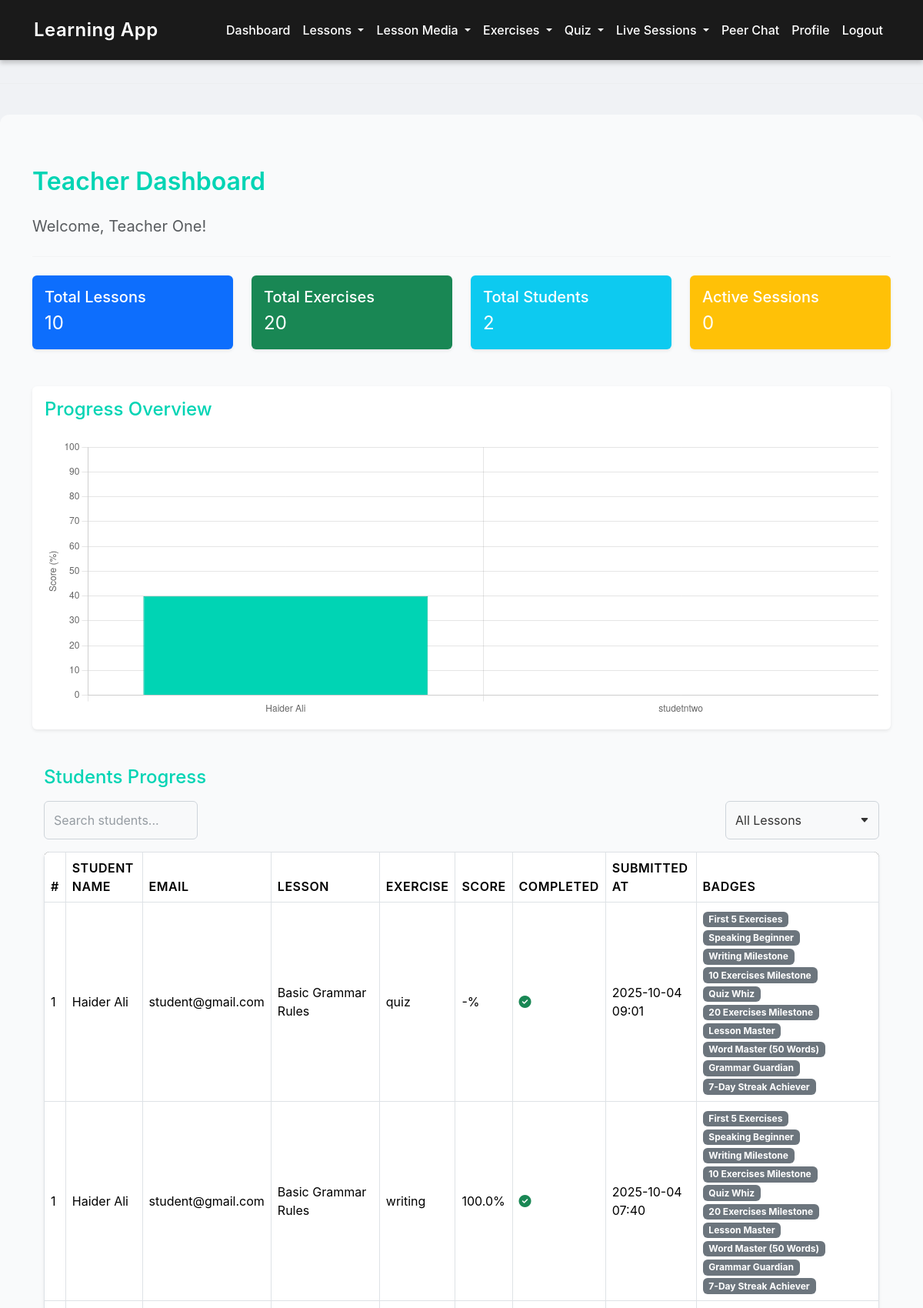
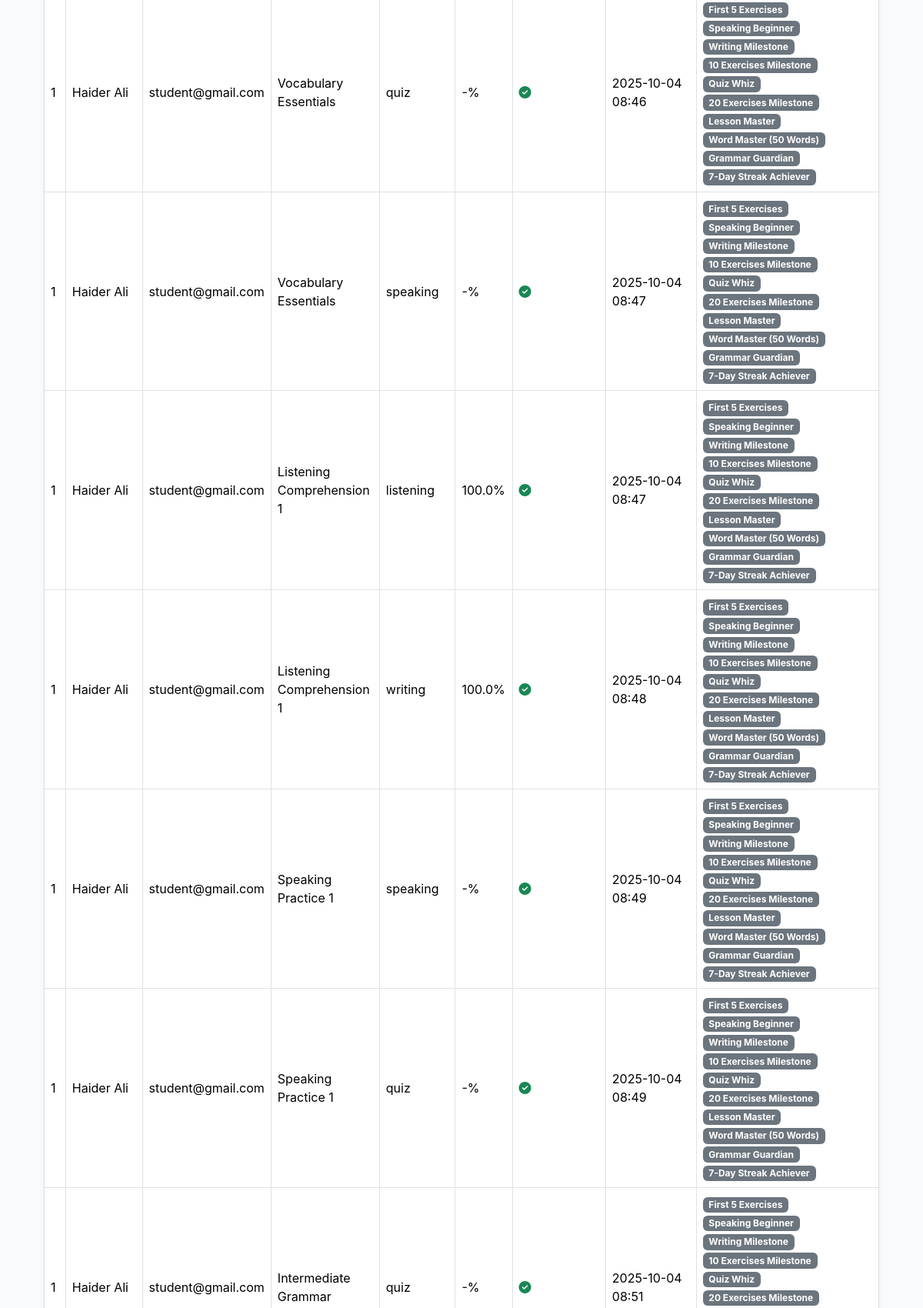
The page /teacher/dashboard/ (signed in, upper part) on the database its author committed (2 pictures, top to bottom).
### myapp/models.py (models this page shows, shortened)
class StudentProgress(models.Model):
    student = models.ForeignKey(UserRegister, on_delete=models.CASCADE, related_name='progress')
    lesson = models.ForeignKey(Lesson, on_delete=models.CASCADE, related_name='student_progress')
    exercise = models.ForeignKey(Exercise, on_delete=models.CASCADE, null=True, blank=True)
    score = models.FloatField(null=True, blank=True)
    completed = models.BooleanField(default=False)
    completed_at = models.DateTimeField(null=True, blank=True)
    class Meta:
        unique_together = ('student', 'lesson', 'exercise')

class UserRegister(models.Model):
    ROLE_CHOICES = [
        ('teacher', 'Teacher'),
        ('student', 'Student'),
    ]
    GENDER_CHOICES = [
        ('male', 'Male'),
        ('female', 'Female'),
        ('other', 'Other'),
    ]
    STATUS_CHOICES = [
        ('active', 'Active'),
        ('inactive', 'Inactive'),
    ]
    full_name = models.CharField(max_length=100)
    email = models.EmailField(unique=True)
    password = models.CharField(max_length=255)  # store hashed password
    role = models.CharField(max_length=10, choices=ROLE_CHOICES)
    gender = models.CharField(max_length=10, choices=GENDER_CHOICES, null=True, blank=True)
    dob = models.DateField(null=True, blank=True)
    profile_picture = models.ImageField(upload_to='profiles/', null=True, blank=True)
    phone = models.CharField(max_length=20, null=True, blank=True)
    bio = models.TextField(null=True, blank=True)
    country = models.CharField(max_length=100, null=True, blank=True)
    city = models.CharField(max_length=100, null=True, blank=True)
    status = models.CharField(max_length=10, choices=STATUS_CHOICES, default='active')
    created_at = models.DateTimeField(auto_now_add=True)
    updated_at = models.DateTimeField(auto_now=True)

class Lesson(models.Model):
    SKILL_LEVELS = [
        ('beginner', 'Beginner'),
        ('intermediate', 'Intermediate'),
        ('advanced', 'Advanced'),
    ]
    CATEGORIES = [
        ('grammar', 'Grammar'),
        ('vocabulary', 'Vocabulary'),
        ('listening', 'Listening'),
        ('speaking', 'Speaking'),
    ]
    title = models.CharField(max_length=150)
    description = models.TextField()
    skill_level = models.CharField(max_length=20, choices=SKILL_LEVELS)
    category = models.CharField(max_length=20, choices=CATEGORIES)
    created_by = models.ForeignKey(
        UserRegister,
        on_delete=models.CASCADE,
        limit_choices_to={'role': 'teacher'}
    )
    created_at = models.DateTimeField(auto_now_add=True)

class Exercise(models.Model):
    TYPES = [
        ('quiz', 'Quiz'),
        ('speaking', 'Speaking'),
        ('writing', 'Writing'),
        ('listening', 'Listening'),
    ]
    lesson = models.ForeignKey(Lesson, on_delete=models.CASCADE, related_name="exercises")
    type = models.CharField(max_length=20, choices=TYPES)
    instructions = models.TextField()

class StudentBadge(models.Model):
    student = models.ForeignKey(UserRegister, on_delete=models.CASCADE, limit_choices_to={'role': 'student'})
    badge = models.ForeignKey(Badge, on_delete=models.CASCADE)
    earned_at = models.DateTimeField(auto_now_add=True)
    class Meta:
        unique_together = ('student', 'badge')

class Badge(models.Model):
    name = models.CharField(max_length=100)
    description = models.TextField()
    icon = models.ImageField(upload_to='badges/', null=True, blank=True)
    points_required = models.PositiveIntegerField(default=0)
    milestone_name = models.CharField(max_length=150, null=True, blank=True,
                                      help_text="Optional milestone achievement name")

### myapp/views.py (the view)
# urls.py: path('teacher/dashboard/', views.teacher_dashboard, name='teacher_dashboard'),
def teacher_dashboard(request):
    if request.session.get('user_role') != 'teacher':
        messages.error(request, "Unauthorized access")
        return redirect('login')
    teacher_id = request.session.get('user_id')
    teacher_name = request.session.get('user_name')
    total_lessons = Lesson.objects.filter(created_by_id=teacher_id).count()
    total_exercises = Exercise.objects.filter(lesson__created_by_id=teacher_id).count()
    total_students = UserRegister.objects.filter(role='student').count()
    active_sessions = LiveSession.objects.filter(tutor_id=teacher_id, status='ongoing').count()
    students = UserRegister.objects.filter(role='student')
    student_data = []
    for student in students:
        progress = StudentProgress.objects.filter(student=student, lesson__created_by_id=teacher_id)
        total_score = 0
        count = 0
        for prog in progress:
            if prog.score is not None:
                total_score += prog.score
                count += 1
        avg_score = total_score / count if count > 0 else 0
        student_data.append({
            'student': student,
            'progress': progress,
            'avg_score': round(avg_score, 2),  # Round to 2 decimal places
        })
    recent_submissions = WritingSubmission.objects.filter(exercise__lesson__created_by_id=teacher_id).order_by('-submitted_at')[:5]
    lessons = Lesson.objects.filter(created_by_id=teacher_id)
    context = {
        'full_name': teacher_name,
        'total_lessons': total_lessons,
        'total_exercises': total_exercises,
        'total_students': total_students,
        'active_sessions': active_sessions,
        'student_data': student_data,
        'recent_submissions': recent_submissions,
        'lessons': lessons,
    }
    return render(request, "teacher_dashboard.html", context)

### templates/teacher_dashboard.html (shortened to what this page needs)
{% extends "base.html" %}
{% block content %}
<div class="container mt-5">
    <h2 class="mb-4" style="color: #00d4b4; font-weight: 600;">Teacher Dashboard</h2>
    <p class="text-muted fs-5">Welcome, {{ full_name }}!</p>
    <hr class="my-4">
    <div class="row g-4 mb-5">
        <div class="col-md-3 col-sm-6">
            <div class="card shadow-sm border-0 bg-primary text-white h-100">
                <div class="card-body d-flex align-items-center">
                    <div>
                        <h5 class="card-title mb-1">Total Lessons</h5>
                        <p class="card-text fs-4 mb-0">{{ total_lessons }}</p>
                    </div>
                </div>
            </div>
        </div>
        <div class="col-md-3 col-sm-6">
            <div class="card shadow-sm border-0 bg-success text-white h-100">
                <div class="card-body d-flex align-items-center">
                    <div>
                        <h5 class="card-title mb-1">Total Exercises</h5>
                        <p class="card-text fs-4 mb-0">{{ total_exercises }}</p>
                    </div>
                </div>
            </div>
        </div>
        <div class="col-md-3 col-sm-6">
            <div class="card shadow-sm border-0 bg-info text-white h-100">
                <div class="card-body d-flex align-items-center">
                    <div>
                        <h5 class="card-title mb-1">Total Students</h5>
                        <p class="card-text fs-4 mb-0">{{ total_students }}</p>
                    </div>
                </div>
            </div>
        </div>
        <div class="col-md-3 col-sm-6">
            <div class="card shadow-sm border-0 bg-warning text-white h-100">
                <div class="card-body d-flex align-items-center">
                    <div>
                        <h5 class="card-title mb-1">Active Sessions</h5>
                        <p class="card-text fs-4 mb-0">{{ active_sessions }}</p>
                    </div>
                </div>
            </div>
        </div>
    </div>
    <div class="card shadow-sm border-0 mb-5">
        <div class="card-body">
            <h4 class="mb-4" style="color: #00d4b4;">Progress Overview</h4>
            <canvas id="progressChart" height="100"></canvas>
        </div>
    </div>
    <div class="table-container">
        <h4 class="mb-3" style="color: #00d4b4;">Students Progress</h4>
        <div class="d-flex justify-content-between mb-3">
            <div>
                <input type="text" id="tableSearch" class="form-control" placeholder="Search students..." style="max-width: 200px;">
            </div>
            <div>
                <select id="tableFilter" class="form-control" style="max-width: 200px;">
                    <option value="">All Lessons</option>
                </select>
            </div>
        </div>
        <div class="table-responsive shadow-sm rounded">
            <table class="table table-hover table-bordered align-middle" id="progressTable">
                <thead style="background-color: #1a1a1a; color: #ffffff;">
                    <tr>
                        <th scope="col">#</th>
                        <th scope="col">Student Name</th>
                        <th scope="col">Email</th>
                        <th scope="col">Lesson</th>
                        <th scope="col">Exercise</th>
                        <th scope="col">Score</th>
                        <th scope="col">Completed</th>
                        <th scope="col">Submitted At</th>
                        <th scope="col">Badges</th>
                    </tr>
                </thead>
                <tbody>
                    {% for data in student_data %}
                        {% for prog in data.progress %}
                            <tr>
                                <td>{{ forloop.parentloop.counter }}</td>
                                <td>{{ data.student.full_name }}</td>
                                <td>{{ data.student.email }}</td>
                                <td>{{ prog.lesson.title }}</td>
                                <td>
                                    {% if prog.exercise %}
                                        {{ prog.exercise.type }}
                                    {% else %}
                                        <span class="text-muted">N/A</span>
                                    {% endif %}
                                </td>
                                <td>{{ prog.score|default:"-" }}%</td>
                                <td>
                                    {% if prog.completed %}
                                        <i class="fas fa-check-circle text-success"></i>
                                    {% else %}
                                        <i class="fas fa-times-circle text-danger"></i>
                                    {% endif %}
                                </td>
                                <td>{{ prog.completed_at|date:"Y-m-d H:i" }}</td>
                                <td>
                                    {% for badge in data.student.studentbadge_set.all %}
                                        <span class="badge bg-secondary me-1">{{ badge.badge.name }}</span>
                                    {% empty %}
                                        <span class="text-muted">None</span>
                                    {% endfor %}
                                </td>
                            </tr>
                        {% empty %}
                            <tr>
                                <td colspan="9" class="text-center text-muted">No progress for {{ data.student.full_name }}</td>
                            </tr>
                        {% endfor %}
                    {% endfor %}
                </tbody>
            </table>
        </div>
    </div>
</div>
<script>
    // Progress Chart
    const ctx = document.getElementById('progressChart').getContext('2d');
    const progressChart = new Chart(ctx, {
        type: 'bar',
        data: {
            labels: [{% for data in student_data %}'{{ data.student.full_name }}',{% endfor %}],
            datasets: [{
                label: 'Average Score (%)',
                data: [{% for data in student_data %}{{ data.avg_score }},{% endfor %}],
                backgroundColor: '#00d4b4',
                borderColor: '#00b89a',
                borderWidth: 1
            }]
        },
        options: {
            responsive: true,
            scales: {
                y: {
                    beginAtZero: true,
                    max: 100,
                    title: {
                        display: true,
                        text: 'Score (%)'
                    }
                }
            },
            plugins: {
                legend: {
                    display: false
                }
            }
        }
    });
    // Table Search and Filter
    const searchInput = document.getElementById('tableSearch');
    const filterSelect = document.getElementById('tableFilter');
    const table = document.getElementById('progressTable');
    const rows = table.getElementsByTagName('tbody')[0].getElementsByTagName('tr');
    function filterTable() {
        const searchText = searchInput.value.toLowerCase();
        const filterValue = filterSelect.value.toLowerCase();
        for (let row of rows) {
            const studentName = row.cells[1].textContent.toLowerCase();
            const lessonTitle = row.cells[3].textContent.toLowerCase();
            const shouldShow = (studentName.includes(searchText) || searchText === '') &&
                               (lessonTitle.includes(filterValue) || filterValue === '');
            row.style.display = shouldShow ? '' : 'none';
        }
    }
    searchInput.addEventListener('input', filterTable);
    filterSelect.addEventListener('change', filterTable);
</script>
{% endblock %}

### templates/base.html (style rules this page uses)
body { background-color: #f0f2f5; font-family: 'Inter', -apple-system, BlinkMacSystemFont, sans-serif; color: #333; }
hr { border-top: 1px solid #e0e0e0; margin: 30px 0; }
.table-container { max-width: 100%; overflow-x: auto; margin: 20px 0; padding: 0 15px; }
table { width: 100%; border-collapse: collapse; background-color: #ffffff; border-radius: 8px; overflow: hidden; box-shadow: 0 4px 12px rgba(0, 0, 0, 0.08); font-family: 'Inter', -apple-system, BlinkMacSystemFont, sans-serif; }
th, td { padding: 15px; text-align: left; font-size: 1rem; color: #333; }
th { background-color: #1a1a1a; color: #ffffff; font-weight: 600; text-transform: uppercase; letter-spacing: 0.5px; }
td { border-bottom: 1px solid #e0e0e0; }
.table-responsive { border-radius: 8px; }
.form-control { width: 100%; padding: 12px; font-size: 1rem; border: 1px solid #ced4da; border-radius: 6px; background-color: #f8f9fa; color: #333; transition: border-color 0.3s ease, box-shadow 0.3s ease; }
.form-control::placeholder { color: #6c757d; opacity: 0.7; }
select.form-control { appearance: none; background-repeat: no-repeat; background-position: right 12px center; background-size: 12px; padding-right: 30px; }

### rows shown on the page
UserRegister: student.full_name "Haider Ali", student.email "student@gmail.com"
StudentProgress: lesson "Basic Grammar Rules", exercise.type "quiz", score "-", completed True (drawn), completed_at "2025-10-04 09:01"
StudentBadge: badge.name "First 5 Exercises"
StudentBadge: badge.name "Speaking Beginner"
StudentBadge: badge.name "Writing Milestone"
StudentBadge: badge.name "10 Exercises Milestone"
StudentBadge: badge.name "Quiz Whiz"
StudentBadge: badge.name "20 Exercises Milestone"
StudentBadge: badge.name "Lesson Master"
StudentBadge: badge.name "Word Master (50 Words)"
StudentBadge: badge.name "Grammar Guardian"
StudentBadge: badge.name "7-Day Streak Achiever"
StudentProgress: lesson "Basic Grammar Rules", exercise.type "writing", score "100.0", completed True (drawn), completed_at "2025-10-04 07:40"
StudentProgress: lesson "Vocabulary Essentials", exercise.type "quiz", score "-", completed True (drawn), completed_at "2025-10-04 08:46"
StudentProgress: lesson "Vocabulary Essentials", exercise.type "speaking", score "-", completed True (drawn), completed_at "2025-10-04 08:47"
StudentProgress: lesson "Listening Comprehension 1", exercise.type "listening", score "100.0", completed True (drawn), completed_at "2025-10-04 08:47"
StudentProgress: lesson "Listening Comprehension 1", exercise.type "writing", score "100.0", completed True (drawn), completed_at "2025-10-04 08:48"
StudentProgress: lesson "Speaking Practice 1", exercise.type "speaking", score "-", completed True (drawn), completed_at "2025-10-04 08:49"
StudentProgress: lesson "Speaking Practice 1", exercise.type "quiz", score "-", completed True (drawn), completed_at "2025-10-04 08:49"
StudentProgress: lesson "Intermediate Grammar", exercise.type "quiz", score "-", completed True (drawn), completed_at "2025-10-04 08:51"

### other values the page prints
{{ full_name }} "Teacher One"
{{ total_lessons }} "10"
{{ total_exercises }} "20"
{{ total_students }} "2"
{{ active_sessions }} "0"
chart data {{ data.student.full_name }} Haider Ali, studetntwo
chart data {{ data.avg_score }} 40.0, 0
